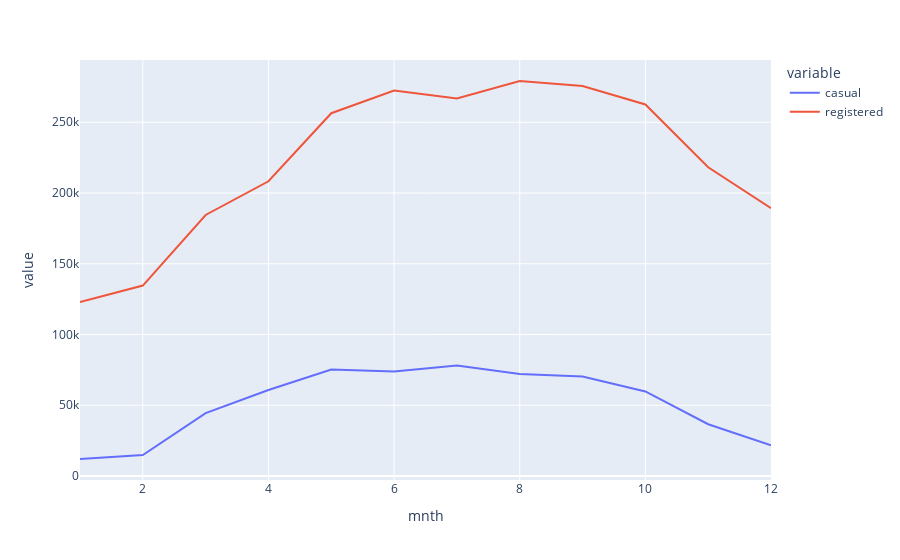

Write notebook code for a chart like this one.
### Markdown cell above
## Visualizing the data
- We can observe multicollinearity from visualising the data.
- Identify some features are strongly correlated with predcitor

### Code cell
px.line(bike[["mnth", "casual", "registered", "cnt"]].groupby("mnth").agg({"casual": "sum", "registered": "sum"}))

### Figure 1 — Plotly figure (JSON) as saved in the notebook; plotly's stock layout.template omitted (floating-point values rounded to 4 significant figures)
{"data": [{"hovertemplate": "variable=casual<br>mnth=%{x}<br>value=%{y}<extra></extra>", "legendgroup": "casual", "line": {"color": "#636efa", "dash": "solid"}, "marker": {"symbol": "circle"}, "mode": "lines", "name": "casual", "orientation": "v", "showlegend": true, "type": "scatter", "x": [1, 2, 3, 4, 5, 6, 7, 8, 9, 10, 11, 12], "xaxis": "x", "y": [12042, 14898, 44444, 60802, 75285, 73906, 78157, 72039, 70323, 59760, 36603, 21693], "yaxis": "y"}, {"hovertemplate": "variable=registered<br>mnth=%{x}<br>value=%{y}<extra></extra>", "legendgroup": "registered", "line": {"color": "#EF553B", "dash": "solid"}, "marker": {"symbol": "circle"}, "mode": "lines", "name": "registered", "orientation": "v", "showlegend": true, "type": "scatter", "x": [1, 2, 3, 4, 5, 6, 7, 8, 9, 10, 11, 12], "xaxis": "x", "y": [122891, 134620, 184476, 208292, 256401, 272436, 266791, 279155, 275668, 262592, 218228, 189343], "yaxis": "y"}], "layout": {"legend": {"title": {"text": "variable"}, "tracegroupgap": 0}, "margin": {"t": 60}, "xaxis": {"anchor": "y", "domain": [0, 1], "title": {"text": "mnth"}}, "yaxis": {"anchor": "x", "domain": [0, 1], "title": {"text": "value"}}}}
